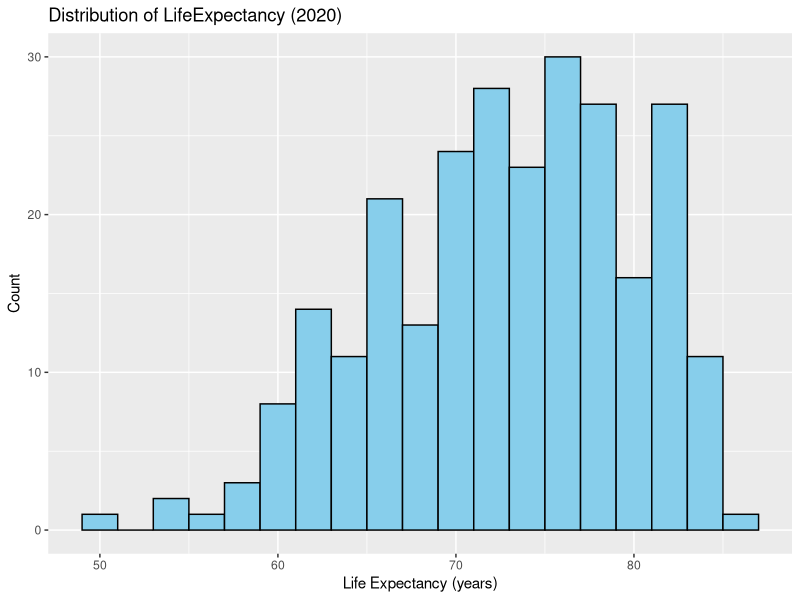
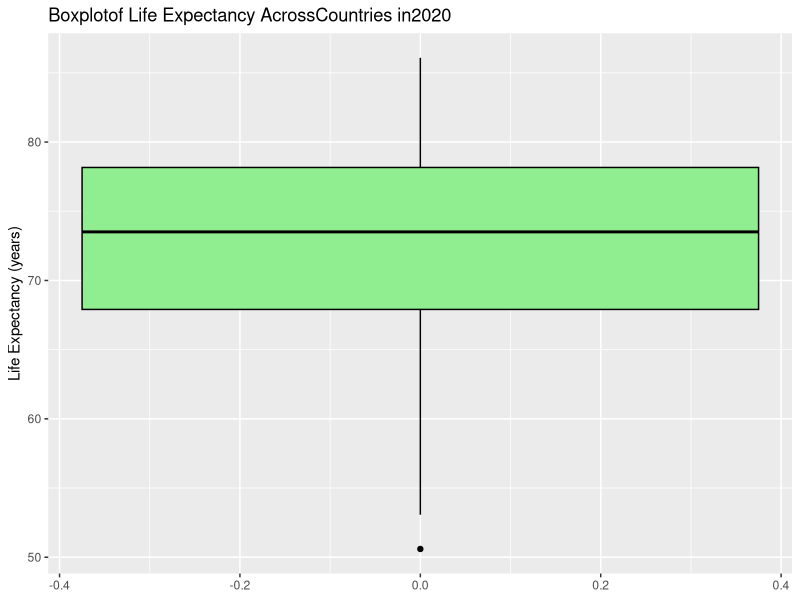

Reproduce these figures in R, in order.
## ---- chunk 1
knitr::opts_chunk$set(echo = TRUE, warning = FALSE, message = FALSE)
library(ggplot2)
library(dplyr)
library(readr)
library(knitr)
## ---- chunk 2
data <- read_csv("life expectancy.csv")
data_2020 <- data %>%
  filter(Year == 2020) %>%
  rename(LifeExp = `Life expectancy`) %>%
  filter(!is.na(LifeExp))
names(data)
## ---- chunk 3
#Five-Number Summary
summary_stats <- data_2020 %>%
  summarize(
    Mean = mean(LifeExp),
    Median = median(LifeExp),
    StdDev = sd(LifeExp),
    Min = min(LifeExp),
    Max = max(LifeExp),
    N = n()
  )

kable(summary_stats, caption = "Global Life Expectancy Summary Statistics (2020)")

#Bottom 5 Countries
bottom_countries <- data_2020 %>%
  arrange(LifeExp) %>%
  slice(1:5) %>%
  select(Entity, LifeExp)

kable(bottom_countries, caption = "Countries with the Lowest Life Expectancy in 2020")
## ---- chunk 4
# Histogram
ggplot(data_2020,aes(x =LifeExp)) +
geom_histogram(binwidth= 2, fill ="skyblue", color= "black")+
labs(title= "Distribution of LifeExpectancy (2020)",
x = "Life Expectancy (years)",
y = "Count")
## ---- chunk 5
ggplot(data_2020,aes(y =LifeExp)) +
geom_boxplot(fill= "lightgreen",color ="black") +
labs(
title= "Boxplotof Life Expectancy AcrossCountries in2020",
y ="Life Expectancy (years)"
)
